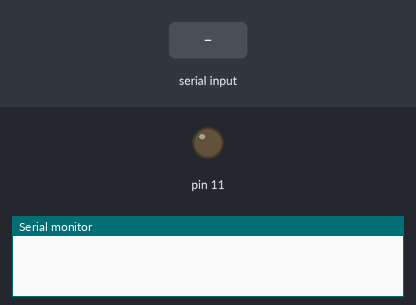
Bench run of a sketch on a simulated Arduino Uno, built with avr-gcc and run on an emulated ATmega328P. Shown: output pins drawn as LEDs (lit = HIGH), the last lines printed to the serial monitor. The test bench sets the inputs (shaded band).

Above: at 1.2 s.
1.3 s: "o" received over Serial
At 3.1 s:
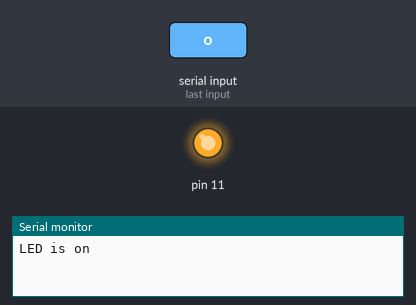
3.5 s: "f" received over Serial
At 4.6 s:
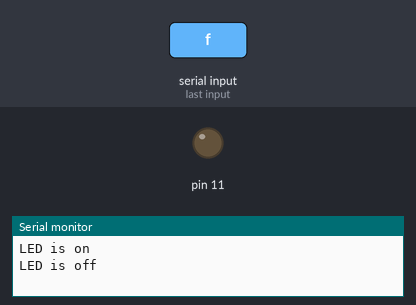
Timing chart, 0 to 6.5 s (numbered marks = the images above; inputs shaded):
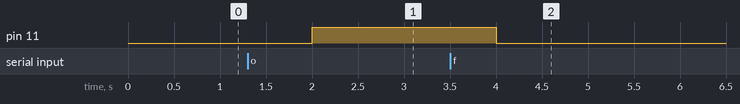

Measured:
- after the input at 1.3 s, pin 11: LOW → HIGH after 0.70 s
- after the input at 3.5 s, pin 11: HIGH → LOW after 0.50 s

The sketch:

F7DKYIIHYZX8XQG.ino
```cpp
char blueToothVal;           //value sent over via bluetooth
char lastValue;              //stores last state of device (on/off)

void setup()
{
 Serial.begin(9600);
 pinMode(11,OUTPUT);
}


void loop()
{
  if(Serial.available())
  {//if there is data being recieved
    blueToothVal=Serial.read(); //read it
  }
  if (blueToothVal=='o')
  {//if value from bluetooth serial is n
    digitalWrite(11,HIGH);            //switch on LED
    if (lastValue!='o')
      Serial.println(F("LED is on")); //print LED is on
    lastValue=blueToothVal;
  }
  else if (blueToothVal=='f')
  {//if value from bluetooth serial is n
    digitalWrite(11,LOW);             //turn off LED
    if (lastValue!='f')
      Serial.println(F("LED is off")); //print LED is on
    lastValue=blueToothVal;
  }
  delay(1000);
}
```
